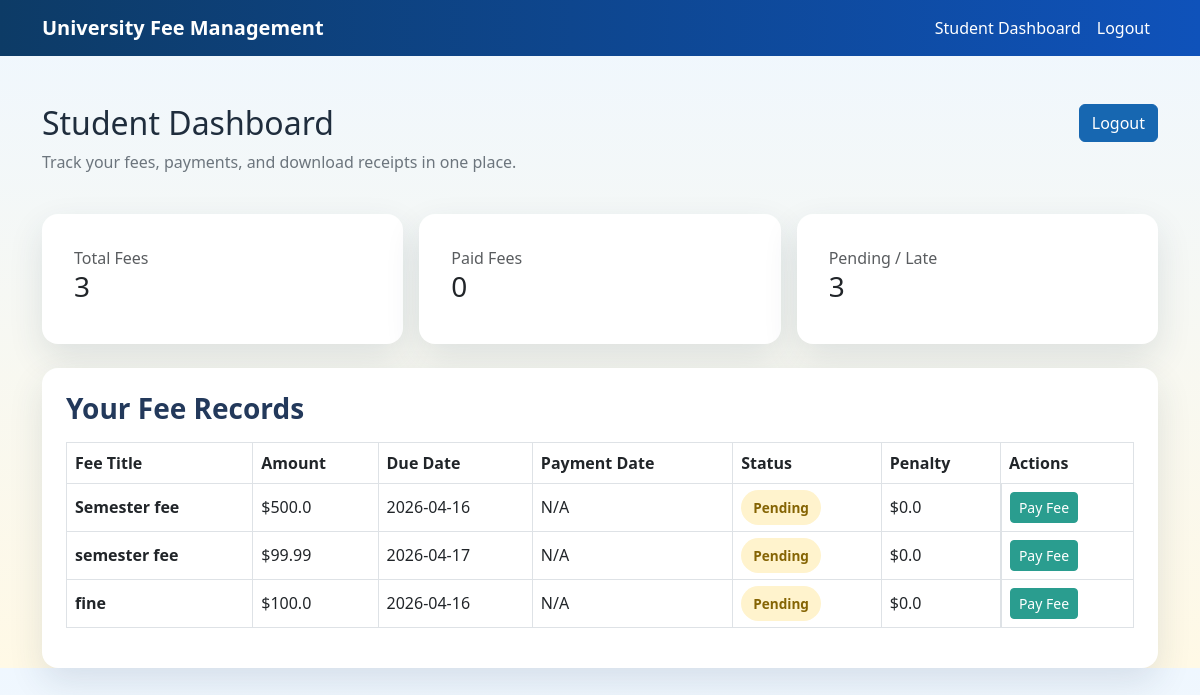
The app's page /student/dashboard (signed in) with its own data.
### models.py (models this page shows)
class Fee(db.Model):
    id = db.Column(db.Integer, primary_key=True)
    student_id = db.Column(db.Integer, db.ForeignKey('user.id'), nullable=False)
    title = db.Column(db.String(100), nullable=False, default='Fee')  # e.g., "Semester Fee", "Lab Fee"
    amount = db.Column(db.Float, nullable=False)
    payment_date = db.Column(db.DateTime, nullable=True)
    due_date = db.Column(db.DateTime, nullable=False)
    status = db.Column(db.String(10), nullable=False, default='Pending')  # Paid, Pending, Late
    penalty_amount = db.Column(db.Float, default=0.0)
    student = db.relationship('User', backref=db.backref('fees', lazy=True))

### routes/student.py (the view)
@student_bp.route('/dashboard')
@login_required
def dashboard():
    if current_user.role != 'student':
        return redirect(url_for('home'))
    fees = Fee.query.filter_by(student_id=current_user.id).all()
    return render_template('student_dashboard.html', fees=fees)

### app.py (called while the page is built)
@login_manager.user_loader
def load_user(user_id):
    return User.query.get(int(user_id))

### templates/student_dashboard.html (shortened to what this page needs)
{% extends "base.html" %}
{% block content %}
<div class="d-flex flex-column flex-md-row justify-content-between align-items-start gap-3 mb-4">
    <div>
        <h2>Student Dashboard</h2>
        <p class="text-secondary">Track your fees, payments, and download receipts in one place.</p>
    </div>
    <div class="btn-group-custom">
        <a href="{{ url_for('auth.logout') }}" class="btn btn-secondary">Logout</a>
    </div>
</div>
<div class="row g-3 mb-4">
    <div class="col-md-4">
        <div class="card summary-card p-3">
            <div class="card-body">
                <span class="text-muted">Total Fees</span>
                <h3>{{ fees|length }}</h3>
            </div>
        </div>
    </div>
    <div class="col-md-4">
        <div class="card summary-card p-3">
            <div class="card-body">
                <span class="text-muted">Paid Fees</span>
                <h3>{{ fees|selectattr('status', 'equalto', 'Paid')|list|length }}</h3>
            </div>
        </div>
    </div>
    <div class="col-md-4">
        <div class="card summary-card p-3">
            <div class="card-body">
                <span class="text-muted">Pending / Late</span>
                <h3>{{ fees|selectattr('status', 'ne', 'Paid')|list|length }}</h3>
            </div>
        </div>
    </div>
</div>
<div class="card p-4">
    <h3 class="section-title mb-3">Your Fee Records</h3>
    <div class="table-responsive">
        <table class="table table-bordered align-middle">
            <thead>
                <tr>
                    <th>Fee Title</th>
                    <th>Amount</th>
                    <th>Due Date</th>
                    <th>Payment Date</th>
                    <th>Status</th>
                    <th>Penalty</th>
                    <th>Actions</th>
                </tr>
            </thead>
            <tbody>
                {% for fee in fees %}
                <tr>
                    <td><strong>{{ fee.title }}</strong></td>
                    <td>${{ fee.amount }}</td>
                    <td>{{ fee.due_date.strftime('%Y-%m-%d') }}</td>
                    <td>{% if fee.payment_date %}{{ fee.payment_date.strftime('%Y-%m-%d') }}{% else %}N/A{% endif %}</td>
                    <td>
                        <span class="badge-status {% if fee.status == 'Paid' %}badge-paid{% elif fee.status == 'Pending' %}badge-pending{% else %}badge-late{% endif %}">{{ fee.status }}</span>
                    </td>
                    <td>${{ fee.penalty_amount }}</td>
                    <td class="d-flex gap-2">
                        {% if fee.status != 'Paid' %}
                        <form method="POST" action="{{ url_for('student.pay_fee', fee_id=fee.id) }}" class="m-0">
                            <button type="submit" class="btn btn-success btn-sm">Pay Fee</button>
                        </form>
                        {% endif %}
                    </td>
                </tr>
                {% endfor %}
            </tbody>
        </table>
    </div>
</div>
{% endblock %}

### static/css/style.css (style rules this page uses)
:root { --brand-blue: #0d3b66; --brand-light: #f5f9ff; --brand-red: #d62828; --brand-yellow: #ffd60a; --brand-cyan: #3da5d9; --brand-green: #2a9d8f; --brand-slate: #23395b; }
body { font-family: 'Segoe UI', Tahoma, Geneva, Verdana, sans-serif; background: linear-gradient(180deg, #eff7ff 0%, #fff9e6 100%); color: #1f2d3d; }
.btn-success { background-color: var(--brand-green); border-color: var(--brand-green); }
.btn-secondary { background-color: #1767b1; border-color: #1767b1; }
.card { border: none; border-radius: 16px; box-shadow: 0 14px 35px rgba(34, 60, 80, 0.12); }
.section-title { color: var(--brand-slate); font-weight: 700; }
.table thead { background-color: rgba(13, 59, 102, 0.1); }
.badge-status { padding: 0.5rem 0.75rem; border-radius: 999px; font-size: 0.85rem; font-weight: 600; }
.badge-pending { background-color: #fff3cd; color: #856404; }
.summary-card { min-height: 120px; }
.summary-card .card-body { display: flex; flex-direction: column; justify-content: center; }
.btn-group-custom { display: flex; gap: 0.75rem; flex-wrap: wrap; }

### records on screen
Fee: title "Semester fee", amount "500.0", due_date "2026-04-16", shows "N/A", status "Pending", penalty_amount "0.0"
Fee: title "semester fee", amount "99.99", due_date "2026-04-17", shows "N/A", status "Pending", penalty_amount "0.0"
Fee: title "fine", amount "100.0", due_date "2026-04-16", shows "N/A", status "Pending", penalty_amount "0.0"

### other values on screen
{{ fees|length }} "3"
{{ fees|selectattr('status', 'equalto', 'Paid')|list|length }} "0"
{{ fees|selectattr('status', 'ne', 'Paid')|list|length }} "3"
